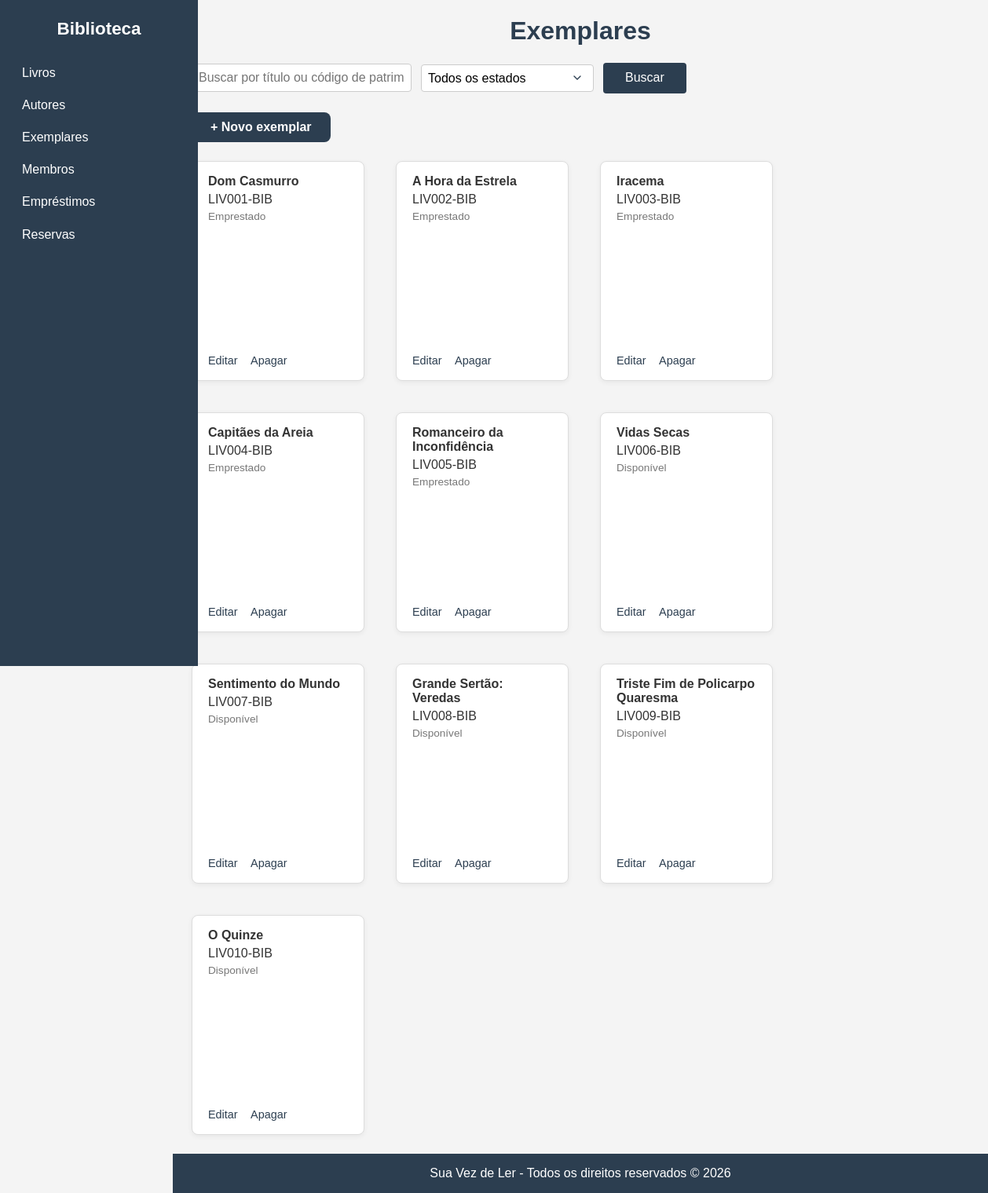
Page /exemplares/ on the earlier database version.
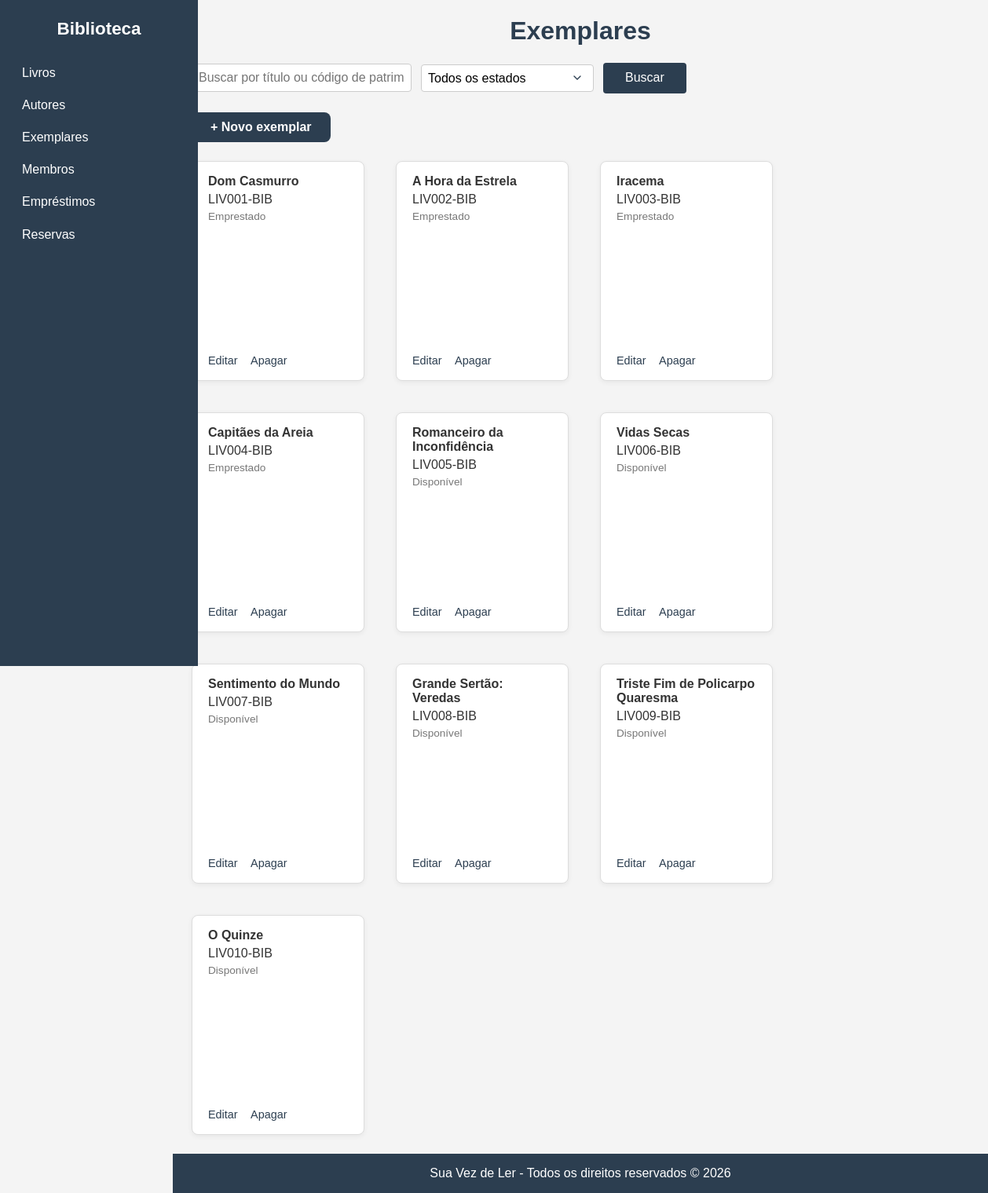
Same page on the later database version.
### acervo/models.py (models this page shows, shortened)
class Exemplar(models.Model):
    ESTADO_CHOICES = [
        ('disponivel', 'Disponível'),
        ('emprestado', 'Emprestado'),
        ('manutencao', 'Em manutenção'),
    ]
    livro = models.ForeignKey(Livro, on_delete=models.CASCADE, related_name='exemplares')
    codigo_patrimonio = models.CharField(max_length=30, unique=True)
    estado = models.CharField(max_length=15, choices=ESTADO_CHOICES, default='disponivel')

class Livro(models.Model):
    TIPO_ACERVO_CHOICES = [
        ('digital', 'Digital'),
        ('fisico', 'Físico'),
    ]
    CATEGORIA_CHOICES = [
        ('000', '000 – Generalidades e Informação'),
        ('100', '100 – Filosofia e Psicologia'),
        ('200', '200 – Religião e Teologia'),
        ('300', '300 – Ciências Sociais e Direito'),
        ('400', '400 – Linguística e Idiomas'),
        ('500', '500 – Ciências Puras (Exatas e Naturais)'),
        ('600', '600 – Ciências Aplicadas (Tecnologia)'),
        ('700', '700 – Artes e Recreação'),
        ('800', '800 – Literatura'),
        ('900', '900 – História e Geografia'),
    ]
    titulo = models.CharField(max_length=200)
    autor = models.ForeignKey(Autor, on_delete=models.PROTECT, related_name='livros')
    ano = models.IntegerField()
    tipo_acervo = models.CharField(
        max_length=10, choices=TIPO_ACERVO_CHOICES, default='fisico'
    )
    categoria = models.CharField(
        max_length=3, choices=CATEGORIA_CHOICES, default='000'
    )
    imagem_url = models.URLField(blank=True, verbose_name='URL da imagem (capa)')

### acervo/views.py (the view)
# urls.py: path('exemplares/', views.lista_exemplares, name='lista_exemplares'),
def lista_exemplares(request):
    exemplares = Exemplar.objects.select_related('livro').all()
    nome = request.GET.get('nome', '')
    estado = request.GET.get('estado', '')
    condicao = Q()
    if nome:
        condicao &= Q(livro__titulo__icontains=nome) | Q(codigo_patrimonio__icontains=nome)
    if estado:
        condicao &= Q(estado=estado)
    exemplares = exemplares.filter(condicao)
    return render(
        request, 'acervo/exemplares.html',
        {
            'exemplares': exemplares,
            'estados': Exemplar.ESTADO_CHOICES,
            'filtro_nome': nome,
            'filtro_estado': estado,
        }
    )

### acervo/templates/acervo/exemplares.html (shortened to what this page needs)
{% extends 'acervo/base.html' %}
{% block conteudo %}
<h1>Exemplares</h1>
<form method="get" class="busca">
    <input type="text" name="nome" placeholder="Buscar por título ou código de patrimônio" value="{{ filtro_nome }}">
    <select name="estado">
        <option value="">Todos os estados</option>
    </select>
    <button type="submit">Buscar</button>
</form>
<a class="botao-novo" href="{% url 'novo_exemplar' %}">+ Novo exemplar</a>
<ul>
    {% for exemplar in exemplares %}
        <li>
            <div class="card-corpo">
                <strong>{{ exemplar.livro.titulo }}</strong>
                <span>{{ exemplar.codigo_patrimonio }}</span>
                <span class="meta">{{ exemplar.get_estado_display }}</span>
            </div>
            <div class="card-acoes">
                <a href="{% url 'editar_exemplar' exemplar.pk %}">Editar</a>
                <a href="{% url 'apagar_exemplar' exemplar.pk %}">Apagar</a>
            </div>
        </li>
    {% empty %}
        <li class="vazio">Nenhum exemplar cadastrado.</li>
    {% endfor %}
</ul>
{% endblock %}

Differences in the rows shown:
changed Exemplar "LIV005-BIB": estado "Emprestado" → "Disponível"
